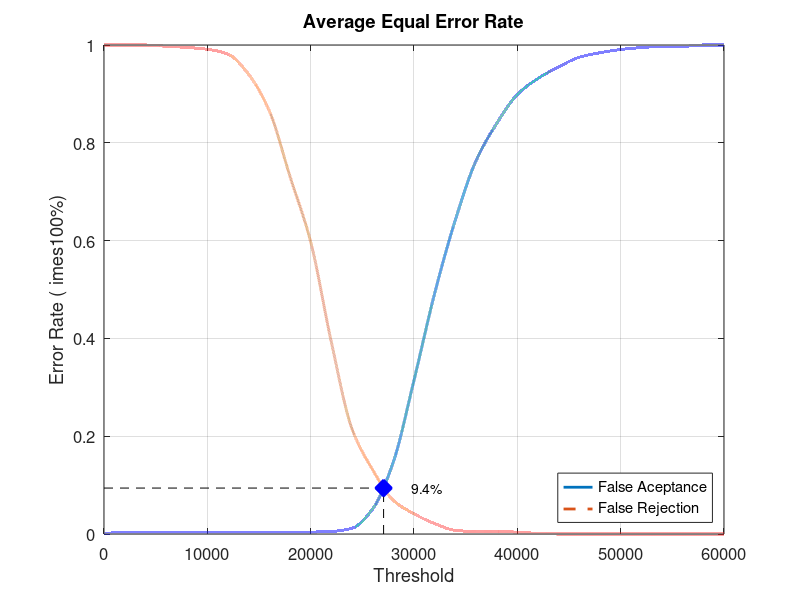
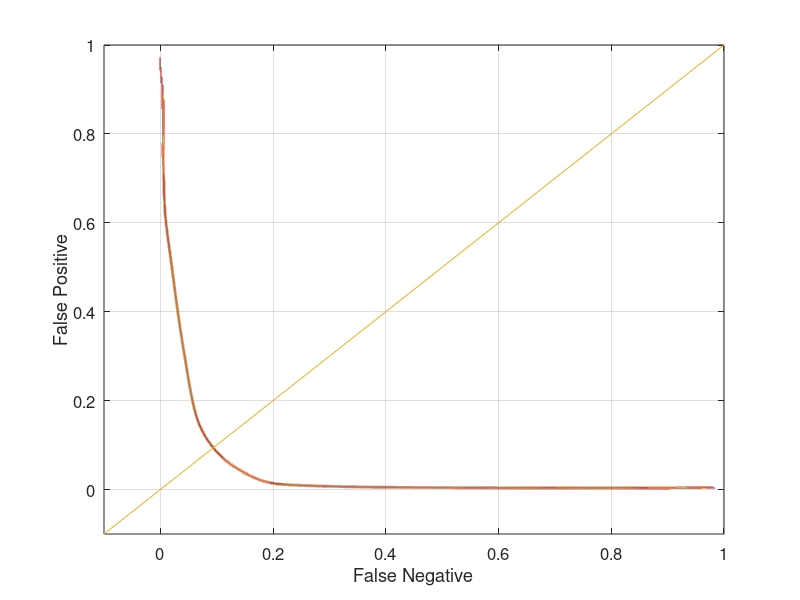

These figures' MATLAB source, in order:
close all;
clear;
clc;
x = 0:2000:60000;
xq = 0:0.5:60000;

y0 = [0 0.00394737 0.00394737 0.00394737 0.00394737 0.00394737 0.00394737 0.00394737 0.00394737 0.00394737 0.00394737 0.00526316 0.0118421 0.0513158 0.147368 0.314474 0.492105 0.642105 0.763158 0.839474 0.898684 0.931579 0.955263 0.975 0.984211 0.990789 0.994737 0.997368 0.997368 1 1]
yy0 = interp1(x, y0, xq, 'pchip');
y1 = [1 1 1 0.9975 0.995 0.99125 0.98125 0.94 0.865 0.73125 0.5975 0.3925 0.215 0.13125 0.06875 0.04125 0.02125 0.0075 0.005 0.005 0.00375 0.00125 0 0 0 0 0 0 0 0 0]
yy1 = interp1(x, y1, xq, 'pchip');

% Calculating EER: 
y2 = abs(y0 - y1);
find(y2 == min(y2))
yy2 = abs(yy0 - yy1);
xEER = find(yy2 == min(yy2));
xEERIndex = xq(xEER) % X-axis EER
yEER = yy0(xEER) % Y-axis EER

main = figure
plot(xq, yy0,'-','LineWidth', 2);	hold on
plot(xq, yy1,'--','LineWidth', 2);	hold on
plot([xEERIndex xEERIndex], [0 yEER], 'k--');	hold on
plot([0 xEERIndex], [yEER yEER], 'k--');	hold on
plot(xEERIndex, yEER, 'bx', 'LineWidth', 10);	hold on
text(xEERIndex + 10 * xEERIndex / 100, yEER, [num2str(round((10000 * yEER)) / 100) '%'])
legend('False Aceptance', 'False Rejection', 'Location', 'SouthEast')
xlabel('Threshold')
ylabel('Error Rate (	imes100%)')
title('Average Equal Error Rate')
set(gca, 'FontSize', 12)
axis([0 60000 0 1])
grid on

print(main, 'Experiment4AverageMain', '-dpng');
FNRxFPR = figure('Color', [1 1 1]);
plot(yy1, yy0, '-', yy1, yy0, 'LineWidth', 2);
hold on
y = -0.1:0.1:1
plot(y, y); 
set(gca, 'FontSize', 12)
xlabel('False Negative')
ylabel('False Positive')
axis([-0.1 1 -0.1 1])
set(gca, 'FontSize', 12)
grid on

print(FNRxFPR, 'Experiment4AverageFNRxFPR','-dpng');
